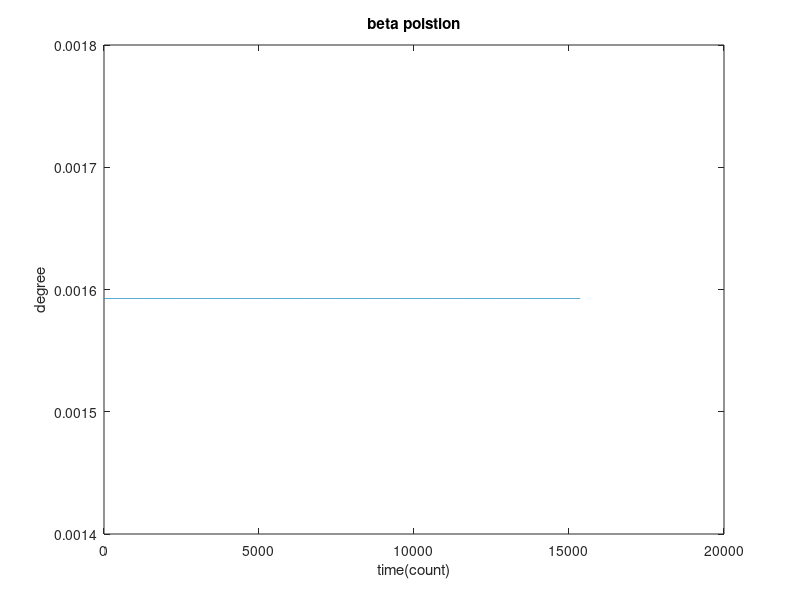

Write the MATLAB code that produced this figure.
close all;clc;
load('position.mat');
plot(alpha1),title('alpha poistion'),xlabel('time(count)'),ylabel('rad');
plot((beta1-3.14)),title('beta poistion'),xlabel('time(count)'),ylabel('degree');